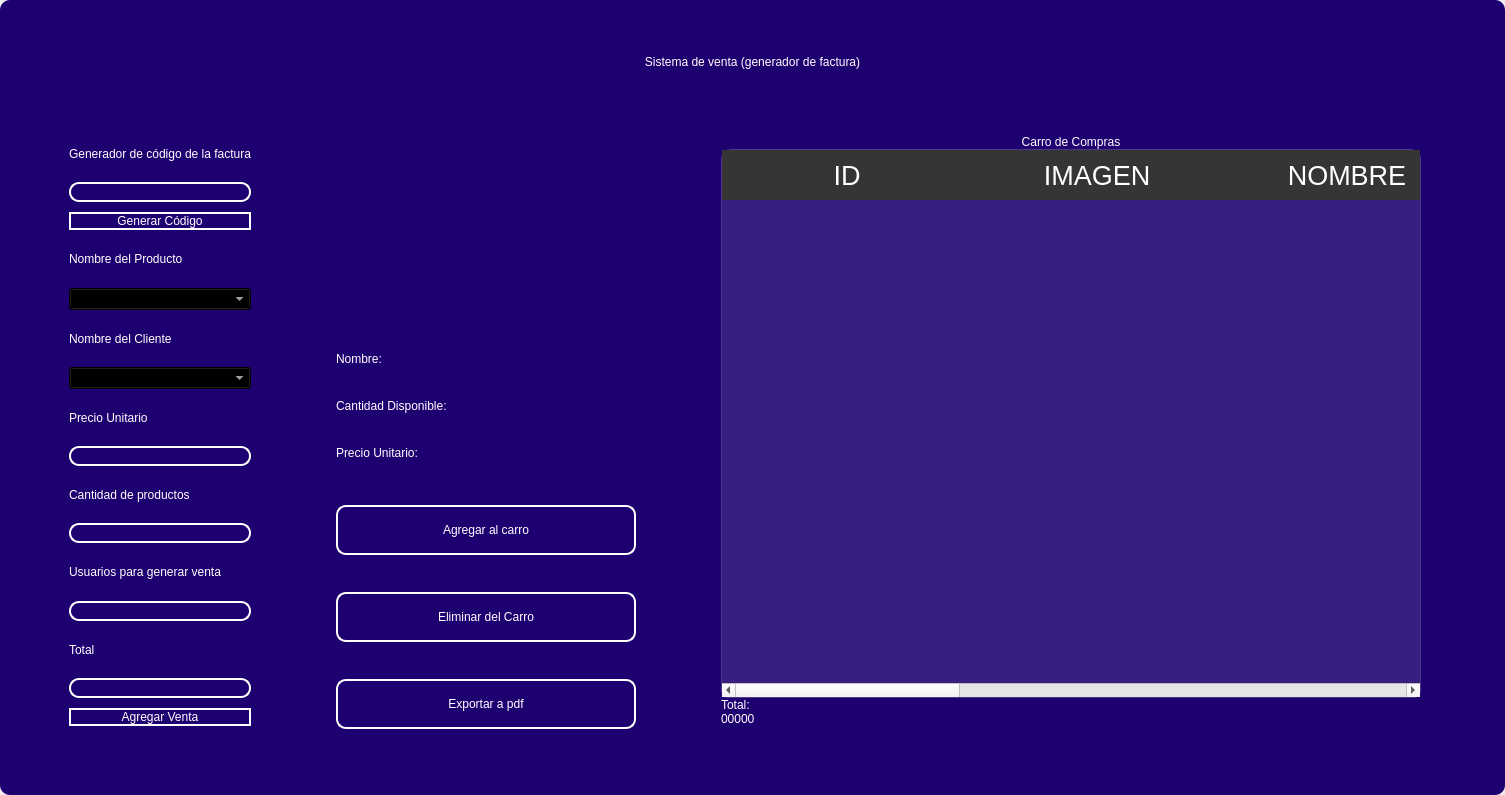
<?xml version="1.0" encoding="UTF-8"?>
<ui version="4.0">
 <class>MainWindow</class>
 <widget class="QMainWindow" name="MainWindow">
  <property name="geometry">
   <rect>
    <x>0</x>
    <y>0</y>
    <width>1505</width>
    <height>795</height>
   </rect>
  </property>
  <property name="windowTitle">
   <string>MainWindow</string>
  </property>
  <property name="styleSheet">
   <string notr="true"/>
  </property>
  <widget class="QWidget" name="centralwidget">
   <property name="styleSheet">
    <string notr="true"/>
   </property>
   <layout class="QVBoxLayout" name="verticalLayout">
    <property name="spacing">
     <number>0</number>
    </property>
    <property name="leftMargin">
     <number>0</number>
    </property>
    <property name="topMargin">
     <number>0</number>
    </property>
    <property name="rightMargin">
     <number>0</number>
    </property>
    <property name="bottomMargin">
     <number>0</number>
    </property>
    <item>
     <widget class="QFrame" name="frame">
      <property name="enabled">
       <bool>true</bool>
      </property>
      <property name="sizePolicy">
       <sizepolicy hsizetype="Preferred" vsizetype="Preferred">
        <horstretch>0</horstretch>
        <verstretch>0</verstretch>
       </sizepolicy>
      </property>
      <property name="styleSheet">
       <string notr="true">
QFrame {
border-radius:10px;
background-color:#1E0070;
 }
</string>
      </property>
      <property name="frameShape">
       <enum>QFrame::StyledPanel</enum>
      </property>
      <property name="frameShadow">
       <enum>QFrame::Raised</enum>
      </property>
      <layout class="QVBoxLayout" name="verticalLayout_2">
       <item>
        <widget class="QFrame" name="frame_superior">
         <property name="minimumSize">
          <size>
           <width>0</width>
           <height>40</height>
          </size>
         </property>
         <property name="maximumSize">
          <size>
           <width>16777215</width>
           <height>40</height>
          </size>
         </property>
         <property name="styleSheet">
          <string notr="true">QPushButton{
border-radius:18px;
}

QPushButton:hover{
	background-color: rgb(0, 0, 0);
}
</string>
         </property>
         <property name="frameShape">
          <enum>QFrame::StyledPanel</enum>
         </property>
         <property name="frameShadow">
          <enum>QFrame::Raised</enum>
         </property>
         <layout class="QHBoxLayout" name="horizontalLayout_3">
          <property name="spacing">
           <number>4</number>
          </property>
          <property name="leftMargin">
           <number>0</number>
          </property>
          <property name="topMargin">
           <number>0</number>
          </property>
          <property name="rightMargin">
           <number>0</number>
          </property>
          <property name="bottomMargin">
           <number>0</number>
          </property>
          <item>
           <widget class="QPushButton" name="btn_icon">
            <property name="text">
             <string/>
            </property>
            <property name="iconSize">
             <size>
              <width>40</width>
              <height>40</height>
             </size>
            </property>
           </widget>
          </item>
          <item>
           <spacer name="horizontalSpacer_2">
            <property name="orientation">
             <enum>Qt::Horizontal</enum>
            </property>
            <property name="sizeHint" stdset="0">
             <size>
              <width>443</width>
              <height>20</height>
             </size>
            </property>
           </spacer>
          </item>
          <item>
           <widget class="QPushButton" name="btn_exit">
            <property name="minimumSize">
             <size>
              <width>38</width>
              <height>38</height>
             </size>
            </property>
            <property name="maximumSize">
             <size>
              <width>38</width>
              <height>38</height>
             </size>
            </property>
            <property name="cursor">
             <cursorShape>PointingHandCursor</cursorShape>
            </property>
            <property name="text">
             <string/>
            </property>
            <property name="iconSize">
             <size>
              <width>35</width>
              <height>35</height>
             </size>
            </property>
           </widget>
          </item>
          <item>
           <widget class="QPushButton" name="bt_minimizar">
            <property name="minimumSize">
             <size>
              <width>38</width>
              <height>38</height>
             </size>
            </property>
            <property name="maximumSize">
             <size>
              <width>38</width>
              <height>38</height>
             </size>
            </property>
            <property name="cursor">
             <cursorShape>PointingHandCursor</cursorShape>
            </property>
            <property name="text">
             <string/>
            </property>
            <property name="icon">
             <iconset>
              <normaloff>image/minus.svg</normaloff>image/minus.svg</iconset>
            </property>
            <property name="iconSize">
             <size>
              <width>38</width>
              <height>38</height>
             </size>
            </property>
           </widget>
          </item>
          <item>
           <widget class="QPushButton" name="bt_maximizar">
            <property name="minimumSize">
             <size>
              <width>38</width>
              <height>38</height>
             </size>
            </property>
            <property name="maximumSize">
             <size>
              <width>38</width>
              <height>38</height>
             </size>
            </property>
            <property name="cursor">
             <cursorShape>PointingHandCursor</cursorShape>
            </property>
            <property name="text">
             <string/>
            </property>
            <property name="icon">
             <iconset>
              <normaloff>image/chevron-up.svg</normaloff>image/chevron-up.svg</iconset>
            </property>
            <property name="iconSize">
             <size>
              <width>38</width>
              <height>38</height>
             </size>
            </property>
           </widget>
          </item>
          <item>
           <widget class="QPushButton" name="bt_restaurar">
            <property name="minimumSize">
             <size>
              <width>38</width>
              <height>38</height>
             </size>
            </property>
            <property name="maximumSize">
             <size>
              <width>38</width>
              <height>38</height>
             </size>
            </property>
            <property name="cursor">
             <cursorShape>PointingHandCursor</cursorShape>
            </property>
            <property name="text">
             <string/>
            </property>
            <property name="icon">
             <iconset>
              <normaloff>image/chevron-down.svg</normaloff>image/chevron-down.svg</iconset>
            </property>
            <property name="iconSize">
             <size>
              <width>38</width>
              <height>38</height>
             </size>
            </property>
           </widget>
          </item>
          <item>
           <widget class="QPushButton" name="bt_cerrar">
            <property name="minimumSize">
             <size>
              <width>38</width>
              <height>38</height>
             </size>
            </property>
            <property name="maximumSize">
             <size>
              <width>38</width>
              <height>38</height>
             </size>
            </property>
            <property name="cursor">
             <cursorShape>PointingHandCursor</cursorShape>
            </property>
            <property name="text">
             <string/>
            </property>
            <property name="icon">
             <iconset>
              <normaloff>image/x.svg</normaloff>image/x.svg</iconset>
            </property>
            <property name="iconSize">
             <size>
              <width>38</width>
              <height>38</height>
             </size>
            </property>
           </widget>
          </item>
         </layout>
        </widget>
       </item>
       <item>
        <widget class="QLabel" name="label">
         <property name="styleSheet">
          <string notr="true">font: 30pt &quot;MS Shell Dlg 2&quot;;
color: rgb(255, 255, 255);</string>
         </property>
         <property name="text">
          <string>Sistema de venta (generador de factura)</string>
         </property>
         <property name="alignment">
          <set>Qt::AlignCenter</set>
         </property>
        </widget>
       </item>
       <item>
        <widget class="QFrame" name="frame_3">
         <property name="sizePolicy">
          <sizepolicy hsizetype="Maximum" vsizetype="Preferred">
           <horstretch>0</horstretch>
           <verstretch>0</verstretch>
          </sizepolicy>
         </property>
         <property name="layoutDirection">
          <enum>Qt::LeftToRight</enum>
         </property>
         <property name="frameShape">
          <enum>QFrame::StyledPanel</enum>
         </property>
         <property name="frameShadow">
          <enum>QFrame::Raised</enum>
         </property>
         <property name="lineWidth">
          <number>0</number>
         </property>
         <layout class="QHBoxLayout" name="horizontalLayout_4">
          <property name="spacing">
           <number>10</number>
          </property>
          <property name="sizeConstraint">
           <enum>QLayout::SetDefaultConstraint</enum>
          </property>
          <property name="leftMargin">
           <number>10</number>
          </property>
          <property name="topMargin">
           <number>10</number>
          </property>
          <property name="rightMargin">
           <number>10</number>
          </property>
          <property name="bottomMargin">
           <number>10</number>
          </property>
          <item>
           <layout class="QVBoxLayout" name="verticalLayout_3">
            <property name="spacing">
             <number>10</number>
            </property>
            <property name="leftMargin">
             <number>50</number>
            </property>
            <property name="topMargin">
             <number>50</number>
            </property>
            <property name="rightMargin">
             <number>50</number>
            </property>
            <property name="bottomMargin">
             <number>50</number>
            </property>
            <item>
             <widget class="QLabel" name="label_10">
              <property name="styleSheet">
               <string notr="true">color: rgb(255, 255, 255);
font: 10pt &quot;MS Shell Dlg 2&quot;;</string>
              </property>
              <property name="text">
               <string>Generador de código de la factura</string>
              </property>
             </widget>
            </item>
            <item>
             <widget class="QLineEdit" name="codetxt">
              <property name="enabled">
               <bool>false</bool>
              </property>
              <property name="styleSheet">
               <string notr="true">QLabel {
	color: rgb(255, 255, 254);
	font: 12pt &quot;Arial&quot;;
	background-color: rgba(0, 0, 0,0);
}


QLineEdit{
background-color: rgba(0, 0, 0,0);
border-radius:10px; 
font: 12pt &quot;Arial&quot;;
color: rgb(255, 255, 254);
border: 2px solid  rgb(255, 255, 255);

}

QLineEdit:hover{
background-color: rgba(0, 0, 0,0);
border-radius:10px; 
font: 12pt &quot;Arial&quot;;
border: 2px solid  rgb(120, 0, 171);
}

QLineEdit:focus{
background-color: rgb(0, 0, 0);
border-radius:10px; 
font: 12pt &quot;Arial&quot;;
border: 2px solid rgb(120, 0, 171);
}

QCheckBox{
	font: 12pt &quot;Arial&quot;;
	color: rgb(255, 255, 255);
}

QCheckBox::indicator {
    width: 18px;
    height:18px;
}

QCheckBox::indicator:unchecked {
   background-image: url(image/square.svg);
}

QCheckBox::indicator:checked {
   background-image: url(image/check-square.svg);
}

QPushButton{
border-radius:10px; 
font: 12pt &quot;Arial&quot;;
color: rgb(255, 255, 254);
border: 2px solid #ffffff;
}

QPushButton:hover{
border-radius:10px; 
font: 12pt &quot;Arial&quot;;
color: rgb(255, 255, 255);
border: 2px solid rgb(120, 0, 171);
	background-color: rgb(120, 0, 171);
}
QFrame{
 	background-color: #1E0070;
	border-radius:15px; 
}
</string>
              </property>
             </widget>
            </item>
            <item>
             <widget class="QPushButton" name="btn_get_code">
              <property name="cursor">
               <cursorShape>PointingHandCursor</cursorShape>
              </property>
              <property name="styleSheet">
               <string notr="true">QLabel {
	color: rgb(255, 255, 254);
	font: 12pt &quot;Arial&quot;;
	background-color: rgba(0, 0, 0,0);
}


QLineEdit{
background-color: rgba(0, 0, 0,0);
border-radius:10px; 
font: 12pt &quot;Arial&quot;;
color: rgb(255, 255, 254);
border: 2px solid  rgb(255, 255, 255);

}

QLineEdit:hover{
background-color: rgba(0, 0, 0,0);
border-radius:10px; 
font: 12pt &quot;Arial&quot;;
border: 2px solid  rgb(120, 0, 171);
}

QLineEdit:focus{
background-color: rgb(0, 0, 0);
border-radius:10px; 
font: 12pt &quot;Arial&quot;;
border: 2px solid rgb(120, 0, 171);
}

QCheckBox{
	font: 12pt &quot;Arial&quot;;
	color: rgb(255, 255, 255);
}

QCheckBox::indicator {
    width: 18px;
    height:18px;
}

QCheckBox::indicator:unchecked {
   background-image: url(image/square.svg);
}

QCheckBox::indicator:checked {
   background-image: url(image/check-square.svg);
}

QPushButton{
border-radius:10px; 
font: 12pt &quot;Arial&quot;;
color: rgb(255, 255, 254);
border: 2px solid #ffffff;
}

QPushButton:hover{
border-radius:10px; 
font: 12pt &quot;Arial&quot;;
color: rgb(255, 255, 255);
border: 2px solid rgb(120, 0, 171);
	background-color: rgb(120, 0, 171);
}
QFrame{
 	background-color: #1E0070;
	border-radius:15px; 
}
</string>
              </property>
              <property name="text">
               <string>Generar Código</string>
              </property>
             </widget>
            </item>
            <item>
             <widget class="QLabel" name="label_7">
              <property name="styleSheet">
               <string notr="true">QLabel {
	color: rgb(255, 255, 254);
	font: 12pt &quot;Arial&quot;;
	background-color: rgba(0, 0, 0,0);
}


QLineEdit{
background-color: rgba(0, 0, 0,0);
border-radius:10px; 
font: 12pt &quot;Arial&quot;;
color: rgb(255, 255, 254);
border: 2px solid  rgb(255, 255, 255);

}

QLineEdit:hover{
background-color: rgba(0, 0, 0,0);
border-radius:10px; 
font: 12pt &quot;Arial&quot;;
border: 2px solid  rgb(120, 0, 171);
}

QLineEdit:focus{
background-color: rgb(0, 0, 0);
border-radius:10px; 
font: 12pt &quot;Arial&quot;;
border: 2px solid rgb(120, 0, 171);
}

QCheckBox{
	font: 12pt &quot;Arial&quot;;
	color: rgb(255, 255, 255);
}

QCheckBox::indicator {
    width: 18px;
    height:18px;
}

QCheckBox::indicator:unchecked {
   background-image: url(image/square.svg);
}

QCheckBox::indicator:checked {
   background-image: url(image/check-square.svg);
}

QPushButton{
border-radius:10px; 
font: 12pt &quot;Arial&quot;;
color: rgb(255, 255, 254);
border: 2px solid #ffffff;
}

QPushButton:hover{
border-radius:10px; 
font: 12pt &quot;Arial&quot;;
color: rgb(255, 255, 255);
border: 2px solid rgb(120, 0, 171);
	background-color: rgb(120, 0, 171);
}
QFrame{
 	background-color: #1E0070;
	border-radius:15px; 
}
</string>
              </property>
              <property name="text">
               <string>Nombre del Producto</string>
              </property>
             </widget>
            </item>
            <item>
             <widget class="QComboBox" name="comboboxproduct">
              <property name="cursor">
               <cursorShape>PointingHandCursor</cursorShape>
              </property>
              <property name="styleSheet">
               <string notr="true">background-color: rgb(0, 0, 0);
color: rgb(255, 255, 255);
</string>
              </property>
             </widget>
            </item>
            <item>
             <widget class="QLabel" name="label_6">
              <property name="styleSheet">
               <string notr="true">QLabel {
	color: rgb(255, 255, 254);
	font: 12pt &quot;Arial&quot;;
	background-color: rgba(0, 0, 0,0);
}


QLineEdit{
background-color: rgba(0, 0, 0,0);
border-radius:10px; 
font: 12pt &quot;Arial&quot;;
color: rgb(255, 255, 254);
border: 2px solid  rgb(255, 255, 255);

}

QLineEdit:hover{
background-color: rgba(0, 0, 0,0);
border-radius:10px; 
font: 12pt &quot;Arial&quot;;
border: 2px solid  rgb(120, 0, 171);
}

QLineEdit:focus{
background-color: rgb(0, 0, 0);
border-radius:10px; 
font: 12pt &quot;Arial&quot;;
border: 2px solid rgb(120, 0, 171);
}

QCheckBox{
	font: 12pt &quot;Arial&quot;;
	color: rgb(255, 255, 255);
}

QCheckBox::indicator {
    width: 18px;
    height:18px;
}

QCheckBox::indicator:unchecked {
   background-image: url(image/square.svg);
}

QCheckBox::indicator:checked {
   background-image: url(image/check-square.svg);
}

QPushButton{
border-radius:10px; 
font: 12pt &quot;Arial&quot;;
color: rgb(255, 255, 254);
border: 2px solid #ffffff;
}

QPushButton:hover{
border-radius:10px; 
font: 12pt &quot;Arial&quot;;
color: rgb(255, 255, 255);
border: 2px solid rgb(120, 0, 171);
	background-color: rgb(120, 0, 171);
}
QFrame{
 	background-color: #1E0070;
	border-radius:15px; 
}
</string>
              </property>
              <property name="text">
               <string>Nombre del Cliente</string>
              </property>
             </widget>
            </item>
            <item>
             <widget class="QComboBox" name="comboboxclient">
              <property name="cursor">
               <cursorShape>PointingHandCursor</cursorShape>
              </property>
              <property name="styleSheet">
               <string notr="true">background-color: rgb(0, 0, 0);
color: rgb(255, 255, 255);
</string>
              </property>
             </widget>
            </item>
            <item>
             <widget class="QLabel" name="label_5">
              <property name="styleSheet">
               <string notr="true">QLabel {
	color: rgb(255, 255, 254);
	font: 12pt &quot;Arial&quot;;
	background-color: rgba(0, 0, 0,0);
}


QLineEdit{
background-color: rgba(0, 0, 0,0);
border-radius:10px; 
font: 12pt &quot;Arial&quot;;
color: rgb(255, 255, 254);
border: 2px solid  rgb(255, 255, 255);

}

QLineEdit:hover{
background-color: rgba(0, 0, 0,0);
border-radius:10px; 
font: 12pt &quot;Arial&quot;;
border: 2px solid  rgb(120, 0, 171);
}

QLineEdit:focus{
background-color: rgb(0, 0, 0);
border-radius:10px; 
font: 12pt &quot;Arial&quot;;
border: 2px solid rgb(120, 0, 171);
}

QCheckBox{
	font: 12pt &quot;Arial&quot;;
	color: rgb(255, 255, 255);
}

QCheckBox::indicator {
    width: 18px;
    height:18px;
}

QCheckBox::indicator:unchecked {
   background-image: url(image/square.svg);
}

QCheckBox::indicator:checked {
   background-image: url(image/check-square.svg);
}

QPushButton{
border-radius:10px; 
font: 12pt &quot;Arial&quot;;
color: rgb(255, 255, 254);
border: 2px solid #ffffff;
}

QPushButton:hover{
border-radius:10px; 
font: 12pt &quot;Arial&quot;;
color: rgb(255, 255, 255);
border: 2px solid rgb(120, 0, 171);
	background-color: rgb(120, 0, 171);
}
QFrame{
 	background-color: #1E0070;
	border-radius:15px; 
}
</string>
              </property>
              <property name="text">
               <string>Precio Unitario</string>
              </property>
             </widget>
            </item>
            <item>
             <widget class="QLineEdit" name="unitpricetxt">
              <property name="enabled">
               <bool>false</bool>
              </property>
              <property name="styleSheet">
               <string notr="true">QLabel {
	color: rgb(255, 255, 254);
	font: 12pt &quot;Arial&quot;;
	background-color: rgba(0, 0, 0,0);
}


QLineEdit{
background-color: rgba(0, 0, 0,0);
border-radius:10px; 
font: 12pt &quot;Arial&quot;;
color: rgb(255, 255, 254);
border: 2px solid  rgb(255, 255, 255);

}

QLineEdit:hover{
background-color: rgba(0, 0, 0,0);
border-radius:10px; 
font: 12pt &quot;Arial&quot;;
border: 2px solid  rgb(120, 0, 171);
}

QLineEdit:focus{
background-color: rgb(0, 0, 0);
border-radius:10px; 
font: 12pt &quot;Arial&quot;;
border: 2px solid rgb(120, 0, 171);
}

QCheckBox{
	font: 12pt &quot;Arial&quot;;
	color: rgb(255, 255, 255);
}

QCheckBox::indicator {
    width: 18px;
    height:18px;
}

QCheckBox::indicator:unchecked {
   background-image: url(image/square.svg);
}

QCheckBox::indicator:checked {
   background-image: url(image/check-square.svg);
}

QPushButton{
border-radius:10px; 
font: 12pt &quot;Arial&quot;;
color: rgb(255, 255, 254);
border: 2px solid #ffffff;
}

QPushButton:hover{
border-radius:10px; 
font: 12pt &quot;Arial&quot;;
color: rgb(255, 255, 255);
border: 2px solid rgb(120, 0, 171);
	background-color: rgb(120, 0, 171);
}
QFrame{
 	background-color: #1E0070;
	border-radius:15px; 
}
</string>
              </property>
             </widget>
            </item>
            <item>
             <widget class="QLabel" name="label_4">
              <property name="styleSheet">
               <string notr="true">QLabel {
	color: rgb(255, 255, 254);
	font: 12pt &quot;Arial&quot;;
	background-color: rgba(0, 0, 0,0);
}


QLineEdit{
background-color: rgba(0, 0, 0,0);
border-radius:10px; 
font: 12pt &quot;Arial&quot;;
color: rgb(255, 255, 254);
border: 2px solid  rgb(255, 255, 255);

}

QLineEdit:hover{
background-color: rgba(0, 0, 0,0);
border-radius:10px; 
font: 12pt &quot;Arial&quot;;
border: 2px solid  rgb(120, 0, 171);
}

QLineEdit:focus{
background-color: rgb(0, 0, 0);
border-radius:10px; 
font: 12pt &quot;Arial&quot;;
border: 2px solid rgb(120, 0, 171);
}

QCheckBox{
	font: 12pt &quot;Arial&quot;;
	color: rgb(255, 255, 255);
}

QCheckBox::indicator {
    width: 18px;
    height:18px;
}

QCheckBox::indicator:unchecked {
   background-image: url(image/square.svg);
}

QCheckBox::indicator:checked {
   background-image: url(image/check-square.svg);
}

QPushButton{
border-radius:10px; 
font: 12pt &quot;Arial&quot;;
color: rgb(255, 255, 254);
border: 2px solid #ffffff;
}

QPushButton:hover{
border-radius:10px; 
font: 12pt &quot;Arial&quot;;
color: rgb(255, 255, 255);
border: 2px solid rgb(120, 0, 171);
	background-color: rgb(120, 0, 171);
}
QFrame{
 	background-color: #1E0070;
	border-radius:15px; 
}
</string>
              </property>
              <property name="text">
               <string>Cantidad de productos</string>
              </property>
             </widget>
            </item>
            <item>
             <widget class="QLineEdit" name="quantitytxt">
              <property name="styleSheet">
               <string notr="true">QLabel {
	color: rgb(255, 255, 254);
	font: 12pt &quot;Arial&quot;;
	background-color: rgba(0, 0, 0,0);
}


QLineEdit{
background-color: rgba(0, 0, 0,0);
border-radius:10px; 
font: 12pt &quot;Arial&quot;;
color: rgb(255, 255, 254);
border: 2px solid  rgb(255, 255, 255);

}

QLineEdit:hover{
background-color: rgba(0, 0, 0,0);
border-radius:10px; 
font: 12pt &quot;Arial&quot;;
border: 2px solid  rgb(120, 0, 171);
}

QLineEdit:focus{
background-color: rgb(0, 0, 0);
border-radius:10px; 
font: 12pt &quot;Arial&quot;;
border: 2px solid rgb(120, 0, 171);
}

QCheckBox{
	font: 12pt &quot;Arial&quot;;
	color: rgb(255, 255, 255);
}

QCheckBox::indicator {
    width: 18px;
    height:18px;
}

QCheckBox::indicator:unchecked {
   background-image: url(image/square.svg);
}

QCheckBox::indicator:checked {
   background-image: url(image/check-square.svg);
}

QPushButton{
border-radius:10px; 
font: 12pt &quot;Arial&quot;;
color: rgb(255, 255, 254);
border: 2px solid #ffffff;
}

QPushButton:hover{
border-radius:10px; 
font: 12pt &quot;Arial&quot;;
color: rgb(255, 255, 255);
border: 2px solid rgb(120, 0, 171);
	background-color: rgb(120, 0, 171);
}
QFrame{
 	background-color: #1E0070;
	border-radius:15px; 
}
</string>
              </property>
             </widget>
            </item>
            <item>
             <widget class="QLabel" name="label_3">
              <property name="styleSheet">
               <string notr="true">QLabel {
	color: rgb(255, 255, 254);
	font: 12pt &quot;Arial&quot;;
	background-color: rgba(0, 0, 0,0);
}


QLineEdit{
background-color: rgba(0, 0, 0,0);
border-radius:10px; 
font: 12pt &quot;Arial&quot;;
color: rgb(255, 255, 254);
border: 2px solid  rgb(255, 255, 255);

}

QLineEdit:hover{
background-color: rgba(0, 0, 0,0);
border-radius:10px; 
font: 12pt &quot;Arial&quot;;
border: 2px solid  rgb(120, 0, 171);
}

QLineEdit:focus{
background-color: rgb(0, 0, 0);
border-radius:10px; 
font: 12pt &quot;Arial&quot;;
border: 2px solid rgb(120, 0, 171);
}

QCheckBox{
	font: 12pt &quot;Arial&quot;;
	color: rgb(255, 255, 255);
}

QCheckBox::indicator {
    width: 18px;
    height:18px;
}

QCheckBox::indicator:unchecked {
   background-image: url(image/square.svg);
}

QCheckBox::indicator:checked {
   background-image: url(image/check-square.svg);
}

QPushButton{
border-radius:10px; 
font: 12pt &quot;Arial&quot;;
color: rgb(255, 255, 254);
border: 2px solid #ffffff;
}

QPushButton:hover{
border-radius:10px; 
font: 12pt &quot;Arial&quot;;
color: rgb(255, 255, 255);
border: 2px solid rgb(120, 0, 171);
	background-color: rgb(120, 0, 171);
}
QFrame{
 	background-color: #1E0070;
	border-radius:15px; 
}
</string>
              </property>
              <property name="text">
               <string>Usuarios para generar venta</string>
              </property>
             </widget>
            </item>
            <item>
             <widget class="QLineEdit" name="usertxt">
              <property name="enabled">
               <bool>false</bool>
              </property>
              <property name="styleSheet">
               <string notr="true">QLabel {
	color: rgb(255, 255, 254);
	font: 12pt &quot;Arial&quot;;
	background-color: rgba(0, 0, 0,0);
}


QLineEdit{
background-color: rgba(0, 0, 0,0);
border-radius:10px; 
font: 12pt &quot;Arial&quot;;
color: rgb(255, 255, 254);
border: 2px solid  rgb(255, 255, 255);

}

QLineEdit:hover{
background-color: rgba(0, 0, 0,0);
border-radius:10px; 
font: 12pt &quot;Arial&quot;;
border: 2px solid  rgb(120, 0, 171);
}

QLineEdit:focus{
background-color: rgb(0, 0, 0);
border-radius:10px; 
font: 12pt &quot;Arial&quot;;
border: 2px solid rgb(120, 0, 171);
}

QCheckBox{
	font: 12pt &quot;Arial&quot;;
	color: rgb(255, 255, 255);
}

QCheckBox::indicator {
    width: 18px;
    height:18px;
}

QCheckBox::indicator:unchecked {
   background-image: url(image/square.svg);
}

QCheckBox::indicator:checked {
   background-image: url(image/check-square.svg);
}

QPushButton{
border-radius:10px; 
font: 12pt &quot;Arial&quot;;
color: rgb(255, 255, 254);
border: 2px solid #ffffff;
}

QPushButton:hover{
border-radius:10px; 
font: 12pt &quot;Arial&quot;;
color: rgb(255, 255, 255);
border: 2px solid rgb(120, 0, 171);
	background-color: rgb(120, 0, 171);
}
QFrame{
 	background-color: #1E0070;
	border-radius:15px; 
}
</string>
              </property>
             </widget>
            </item>
            <item>
             <widget class="QLabel" name="label_2">
              <property name="styleSheet">
               <string notr="true">QLabel {
	color: rgb(255, 255, 254);
	font: 12pt &quot;Arial&quot;;
	background-color: rgba(0, 0, 0,0);
}


QLineEdit{
background-color: rgba(0, 0, 0,0);
border-radius:10px; 
font: 12pt &quot;Arial&quot;;
color: rgb(255, 255, 254);
border: 2px solid  rgb(255, 255, 255);

}

QLineEdit:hover{
background-color: rgba(0, 0, 0,0);
border-radius:10px; 
font: 12pt &quot;Arial&quot;;
border: 2px solid  rgb(120, 0, 171);
}

QLineEdit:focus{
background-color: rgb(0, 0, 0);
border-radius:10px; 
font: 12pt &quot;Arial&quot;;
border: 2px solid rgb(120, 0, 171);
}

QCheckBox{
	font: 12pt &quot;Arial&quot;;
	color: rgb(255, 255, 255);
}

QCheckBox::indicator {
    width: 18px;
    height:18px;
}

QCheckBox::indicator:unchecked {
   background-image: url(image/square.svg);
}

QCheckBox::indicator:checked {
   background-image: url(image/check-square.svg);
}

QPushButton{
border-radius:10px; 
font: 12pt &quot;Arial&quot;;
color: rgb(255, 255, 254);
border: 2px solid #ffffff;
}

QPushButton:hover{
border-radius:10px; 
font: 12pt &quot;Arial&quot;;
color: rgb(255, 255, 255);
border: 2px solid rgb(120, 0, 171);
	background-color: rgb(120, 0, 171);
}
QFrame{
 	background-color: #1E0070;
	border-radius:15px; 
}
</string>
              </property>
              <property name="text">
               <string>Total</string>
              </property>
             </widget>
            </item>
            <item>
             <widget class="QLineEdit" name="totalpricetxt">
              <property name="enabled">
               <bool>false</bool>
              </property>
              <property name="styleSheet">
               <string notr="true">QLabel {
	color: rgb(255, 255, 254);
	font: 12pt &quot;Arial&quot;;
	background-color: rgba(0, 0, 0,0);
}


QLineEdit{
background-color: rgba(0, 0, 0,0);
border-radius:10px; 
font: 12pt &quot;Arial&quot;;
color: rgb(255, 255, 254);
border: 2px solid  rgb(255, 255, 255);

}

QLineEdit:hover{
background-color: rgba(0, 0, 0,0);
border-radius:10px; 
font: 12pt &quot;Arial&quot;;
border: 2px solid  rgb(120, 0, 171);
}

QLineEdit:focus{
background-color: rgb(0, 0, 0);
border-radius:10px; 
font: 12pt &quot;Arial&quot;;
border: 2px solid rgb(120, 0, 171);
}

QCheckBox{
	font: 12pt &quot;Arial&quot;;
	color: rgb(255, 255, 255);
}

QCheckBox::indicator {
    width: 18px;
    height:18px;
}

QCheckBox::indicator:unchecked {
   background-image: url(image/square.svg);
}

QCheckBox::indicator:checked {
   background-image: url(image/check-square.svg);
}

QPushButton{
border-radius:10px; 
font: 12pt &quot;Arial&quot;;
color: rgb(255, 255, 254);
border: 2px solid #ffffff;
}

QPushButton:hover{
border-radius:10px; 
font: 12pt &quot;Arial&quot;;
color: rgb(255, 255, 255);
border: 2px solid rgb(120, 0, 171);
	background-color: rgb(120, 0, 171);
}
QFrame{
 	background-color: #1E0070;
	border-radius:15px; 
}
</string>
              </property>
             </widget>
            </item>
            <item>
             <widget class="QPushButton" name="btn_register_sale">
              <property name="cursor">
               <cursorShape>PointingHandCursor</cursorShape>
              </property>
              <property name="styleSheet">
               <string notr="true">QLabel {
	color: rgb(255, 255, 254);
	font: 12pt &quot;Arial&quot;;
	background-color: rgba(0, 0, 0,0);
}


QLineEdit{
background-color: rgba(0, 0, 0,0);
border-radius:10px; 
font: 12pt &quot;Arial&quot;;
color: rgb(255, 255, 254);
border: 2px solid  rgb(255, 255, 255);

}

QLineEdit:hover{
background-color: rgba(0, 0, 0,0);
border-radius:10px; 
font: 12pt &quot;Arial&quot;;
border: 2px solid  rgb(120, 0, 171);
}

QLineEdit:focus{
background-color: rgb(0, 0, 0);
border-radius:10px; 
font: 12pt &quot;Arial&quot;;
border: 2px solid rgb(120, 0, 171);
}

QCheckBox{
	font: 12pt &quot;Arial&quot;;
	color: rgb(255, 255, 255);
}

QCheckBox::indicator {
    width: 18px;
    height:18px;
}

QCheckBox::indicator:unchecked {
   background-image: url(image/square.svg);
}

QCheckBox::indicator:checked {
   background-image: url(image/check-square.svg);
}

QPushButton{
border-radius:10px; 
font: 12pt &quot;Arial&quot;;
color: rgb(255, 255, 254);
border: 2px solid #ffffff;
}

QPushButton:hover{
border-radius:10px; 
font: 12pt &quot;Arial&quot;;
color: rgb(255, 255, 255);
border: 2px solid rgb(120, 0, 171);
	background-color: rgb(120, 0, 171);
}
QFrame{
 	background-color: #1E0070;
	border-radius:15px; 
}
</string>
              </property>
              <property name="text">
               <string>Agregar Venta</string>
              </property>
             </widget>
            </item>
           </layout>
          </item>
          <item>
           <layout class="QVBoxLayout" name="verticalLayout_4">
            <property name="spacing">
             <number>0</number>
            </property>
            <property name="leftMargin">
             <number>25</number>
            </property>
            <property name="topMargin">
             <number>25</number>
            </property>
            <property name="rightMargin">
             <number>25</number>
            </property>
            <property name="bottomMargin">
             <number>25</number>
            </property>
            <item>
             <widget class="QLabel" name="labelimage">
              <property name="minimumSize">
               <size>
                <width>0</width>
                <height>200</height>
               </size>
              </property>
              <property name="maximumSize">
               <size>
                <width>200</width>
                <height>200</height>
               </size>
              </property>
              <property name="text">
               <string/>
              </property>
             </widget>
            </item>
            <item>
             <widget class="QLabel" name="labelname">
              <property name="minimumSize">
               <size>
                <width>300</width>
                <height>0</height>
               </size>
              </property>
              <property name="maximumSize">
               <size>
                <width>300</width>
                <height>30</height>
               </size>
              </property>
              <property name="styleSheet">
               <string notr="true">color: rgb(255, 255, 255);
font: 12pt &quot;MS Shell Dlg 2&quot;;</string>
              </property>
              <property name="text">
               <string>Nombre:</string>
              </property>
             </widget>
            </item>
            <item>
             <widget class="QLabel" name="labelstock">
              <property name="minimumSize">
               <size>
                <width>180</width>
                <height>0</height>
               </size>
              </property>
              <property name="maximumSize">
               <size>
                <width>300</width>
                <height>30</height>
               </size>
              </property>
              <property name="styleSheet">
               <string notr="true">color: rgb(255, 255, 255);
font: 12pt &quot;MS Shell Dlg 2&quot;;</string>
              </property>
              <property name="text">
               <string>Cantidad Disponible:</string>
              </property>
             </widget>
            </item>
            <item>
             <widget class="QLabel" name="labeluprice">
              <property name="maximumSize">
               <size>
                <width>300</width>
                <height>30</height>
               </size>
              </property>
              <property name="styleSheet">
               <string notr="true">color: rgb(255, 255, 255);
font: 12pt &quot;MS Shell Dlg 2&quot;;</string>
              </property>
              <property name="text">
               <string>Precio Unitario:</string>
              </property>
             </widget>
            </item>
            <item>
             <spacer name="verticalSpacer">
              <property name="orientation">
               <enum>Qt::Vertical</enum>
              </property>
              <property name="sizeType">
               <enum>QSizePolicy::Fixed</enum>
              </property>
              <property name="sizeHint" stdset="0">
               <size>
                <width>10</width>
                <height>20</height>
               </size>
              </property>
             </spacer>
            </item>
            <item>
             <widget class="QPushButton" name="btn_add_cart">
              <property name="maximumSize">
               <size>
                <width>300</width>
                <height>50</height>
               </size>
              </property>
              <property name="cursor">
               <cursorShape>PointingHandCursor</cursorShape>
              </property>
              <property name="styleSheet">
               <string notr="true">QPushButton{
border-radius:10px; 
font: 12pt &quot;Arial&quot;;
color: rgb(255, 255, 254);
border: 2px solid #ffffff;
}

QPushButton:hover{
border-radius:10px; 
font: 12pt &quot;Arial&quot;;
color: rgb(255, 255, 255);
border: 2px solid rgb(120, 0, 171);
	background-color: rgb(120, 0, 171);
}</string>
              </property>
              <property name="text">
               <string>Agregar al carro</string>
              </property>
              <property name="iconSize">
               <size>
                <width>30</width>
                <height>30</height>
               </size>
              </property>
             </widget>
            </item>
            <item>
             <spacer name="verticalSpacer_2">
              <property name="orientation">
               <enum>Qt::Vertical</enum>
              </property>
              <property name="sizeType">
               <enum>QSizePolicy::Fixed</enum>
              </property>
              <property name="sizeHint" stdset="0">
               <size>
                <width>20</width>
                <height>20</height>
               </size>
              </property>
             </spacer>
            </item>
            <item>
             <widget class="QPushButton" name="btn_delete">
              <property name="maximumSize">
               <size>
                <width>300</width>
                <height>50</height>
               </size>
              </property>
              <property name="cursor">
               <cursorShape>PointingHandCursor</cursorShape>
              </property>
              <property name="styleSheet">
               <string notr="true">QPushButton{
border-radius:10px; 
font: 12pt &quot;Arial&quot;;
color: rgb(255, 255, 254);
border: 2px solid #ffffff;
}

QPushButton:hover{
border-radius:10px; 
font: 12pt &quot;Arial&quot;;
color: rgb(255, 255, 255);
border: 2px solid rgb(120, 0, 171);
	background-color: rgb(120, 0, 171);
}</string>
              </property>
              <property name="text">
               <string>Eliminar del Carro</string>
              </property>
              <property name="iconSize">
               <size>
                <width>30</width>
                <height>30</height>
               </size>
              </property>
             </widget>
            </item>
            <item>
             <spacer name="verticalSpacer_3">
              <property name="orientation">
               <enum>Qt::Vertical</enum>
              </property>
              <property name="sizeType">
               <enum>QSizePolicy::Fixed</enum>
              </property>
              <property name="sizeHint" stdset="0">
               <size>
                <width>20</width>
                <height>20</height>
               </size>
              </property>
             </spacer>
            </item>
            <item>
             <widget class="QPushButton" name="btn_export_pdf">
              <property name="maximumSize">
               <size>
                <width>300</width>
                <height>50</height>
               </size>
              </property>
              <property name="styleSheet">
               <string notr="true">QPushButton{
border-radius:10px; 
font: 12pt &quot;Arial&quot;;
color: rgb(255, 255, 254);
border: 2px solid #ffffff;
}

QPushButton:hover{
border-radius:10px; 
font: 12pt &quot;Arial&quot;;
color: rgb(255, 255, 255);
border: 2px solid rgb(120, 0, 171);
	background-color: rgb(120, 0, 171);
}</string>
              </property>
              <property name="text">
               <string>Exportar a pdf</string>
              </property>
             </widget>
            </item>
           </layout>
          </item>
          <item>
           <layout class="QVBoxLayout" name="verticalLayout_5">
            <property name="spacing">
             <number>0</number>
            </property>
            <property name="leftMargin">
             <number>50</number>
            </property>
            <property name="topMargin">
             <number>50</number>
            </property>
            <property name="rightMargin">
             <number>50</number>
            </property>
            <property name="bottomMargin">
             <number>50</number>
            </property>
            <item>
             <widget class="QLabel" name="label_8">
              <property name="styleSheet">
               <string notr="true">color: rgb(255, 255, 255);
font: 25pt &quot;MS Shell Dlg 2&quot;;</string>
              </property>
              <property name="text">
               <string>Carro de Compras</string>
              </property>
              <property name="alignment">
               <set>Qt::AlignCenter</set>
              </property>
             </widget>
            </item>
            <item>
             <widget class="QTableWidget" name="table_cart">
              <property name="minimumSize">
               <size>
                <width>700</width>
                <height>0</height>
               </size>
              </property>
              <property name="maximumSize">
               <size>
                <width>700</width>
                <height>16777215</height>
               </size>
              </property>
              <property name="styleSheet">
               <string notr="true">QTableView {
background-color: rgba(255, 255, 255, 30); 
border: 1px solid rgba(255,255,255,40);
border-bottom-right-radius: 7px; 
border-bottom-left-radius: 7px; 
color: white;
	font: 15pt &quot;MS Shell Dlg 2&quot;;
}

QHeaderView::section {
background-color: rgb(53, 53, 53);
color: white;
border: none;
height: 50px;
font-size: 20pt;
}

QTableView::item {
    border-style: none;
    border-bottom: 1px solid rgba(255,255,255,50);
    padding-left: auto;
    padding-right: auto;
}

QTableView::item:selected{
	border: none;
	color: rgb(255, 255, 255);
    background-color: rgba(255, 255, 255, 50);
}
</string>
              </property>
              <property name="editTriggers">
               <set>QAbstractItemView::NoEditTriggers</set>
              </property>
              <attribute name="horizontalHeaderDefaultSectionSize">
               <number>250</number>
              </attribute>
              <column>
               <property name="text">
                <string>ID</string>
               </property>
              </column>
              <column>
               <property name="text">
                <string>IMAGEN</string>
               </property>
              </column>
              <column>
               <property name="text">
                <string>NOMBRE</string>
               </property>
              </column>
              <column>
               <property name="text">
                <string>CANTIDAD DE PRODUCTO</string>
               </property>
              </column>
              <column>
               <property name="text">
                <string>PRECIO U.</string>
               </property>
              </column>
              <column>
               <property name="text">
                <string>TOTAL</string>
               </property>
              </column>
             </widget>
            </item>
            <item>
             <widget class="QLabel" name="label_9">
              <property name="styleSheet">
               <string notr="true">font: 16pt &quot;MS Shell Dlg 2&quot;;
color: rgb(255, 255, 255);</string>
              </property>
              <property name="locale">
               <locale language="Spanish" country="Chile"/>
              </property>
              <property name="text">
               <string>Total:</string>
              </property>
              <property name="alignment">
               <set>Qt::AlignBottom|Qt::AlignLeading|Qt::AlignLeft</set>
              </property>
             </widget>
            </item>
            <item>
             <widget class="QLabel" name="labeltotal">
              <property name="styleSheet">
               <string notr="true">font: 16pt &quot;MS Shell Dlg 2&quot;;
color: rgb(255, 255, 255);</string>
              </property>
              <property name="text">
               <string>00000</string>
              </property>
              <property name="alignment">
               <set>Qt::AlignLeading|Qt::AlignLeft|Qt::AlignVCenter</set>
              </property>
             </widget>
            </item>
           </layout>
          </item>
         </layout>
        </widget>
       </item>
      </layout>
     </widget>
    </item>
   </layout>
  </widget>
 </widget>
 <resources/>
 <connections/>
</ui>
